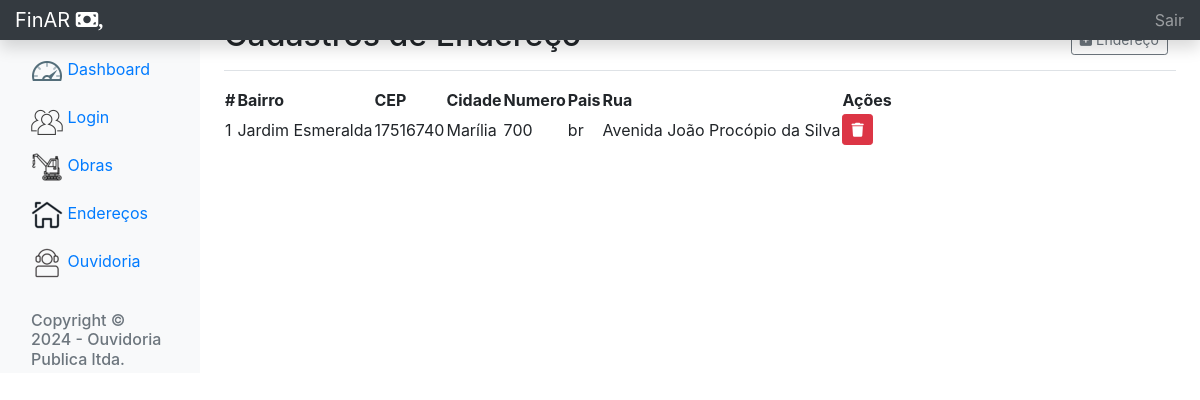
The page /index.php/endereco on the database its author committed.
### tables this page shows
CREATE TABLE `endereco` (
  `id_endereco` int(11) NOT NULL,
  `cep` char(9) NOT NULL,
  `bairro` varchar(80) NOT NULL,
  `rua` varchar(80) NOT NULL,
  `numero` char(4) NOT NULL,
  `cidade` varchar(60) NOT NULL,
  `pais` char(5) NOT NULL
);

### application/controllers/Endereco.php (called while the page is built, shortened)
<?php
class Endereco extends CI_Controller {
    public function __construct()
  {
		$this->load->model("endereco_model");
    $this->load->model("obra_model");
  }
    public function index()
  {
    $data["endereco"] = $this->endereco_model->index();
    $data["title"] = "Endereços - FinAR";
    $this->load->view('templates/header',$data);
    $this->load->view('templates/nav-top',$data);
    $this->load->view('pages/endereco',$data);
    $this->load->view('templates/footer',$data);
    $this->load->view('templates/js',$data);
  }
}

### index.php (called while the page is built, shortened)
<?php
require_once BASEPATH.'core/CodeIgniter.php';

### application/models/endereco_model.php (called while the page is built, shortened)
<?php
class Endereco_model extends CI_Model {
    public function index()
    {
        return $this->db->query("SELECT *
        FROM endereco")->result_array();
    }
}

### application/views/pages/endereco.php (the view, shortened to what this page needs)
<main role="main" class="col-md-9 ml-sm-auto col-lg-10 px-4">
    <link rel="stylesheet" href="https://cdn.datatables.net/2.0.2/css/dataTables.dataTables.css">
    <div class="d-flex justify-content-between flex-wrap flex-md-nowrap align-items-center pt-3 pb-2 mb-3 border-bottom">
    <link rel="stylesheet" href="https://cdnjs.cloudflare.com/ajax/libs/font-awesome/6.0.0-beta3/css/all.min.css">
        <h1 class="h2">Cadastros de Endereço</h1>
        <div class="btn-group mr-2">
            <a href="<?= base_url() ?>endereco/cadastro" class="btn btn-sm btn-outline-secondary"><i class="fas fa-plus-square"></i> Endereço</a>
        </div>
    </div>
    <div class="table-responsive">
        <table class="row-border" id="produtos">
            <thead>
                <tr>
                    <th>#</th>
                    <th>Bairro</th>
                    <th>CEP</th>
                    <th>Cidade</th>
                    <th>Numero</th>
                    <th>Pais</th>
                    <th>Rua</th>
                    <th>Ações</th>
                </tr>
            </thead>
            <tbody>
            <?php foreach($endereco as $endereco) : ?>
            <tr>
                <td><?= $endereco['id_endereco'] ?></td>
                <td><?= $endereco['bairro'] ?></td>
                <td><?= $endereco['cep'] ?></td>
                <td><?= $endereco['cidade'] ?></td>
                <td><?= $endereco['numero'] ?></td>
                <td><?= $endereco['pais'] ?></td>
                <td><?= $endereco['rua'] ?></td>
                <td>
                    <a title="Excluir Endereço" href="javascript:goDeletaObra(<?= $endereco['id_endereco']?>)" class="btn btn-primary btn-sm btn-danger"><i class="fa-solid fa-trash"></i></a>
                </td>
            </tr>
            <?php endforeach; ?>
        </tbody>
        </table>
    </div>
    </main>

### rows shown on the page
endereco: id_endereco "1", bairro "Jardim Esmeralda", cep "17516740", cidade "Marília", numero "700", pais "br", rua "Avenida João Procópio da Silva"
